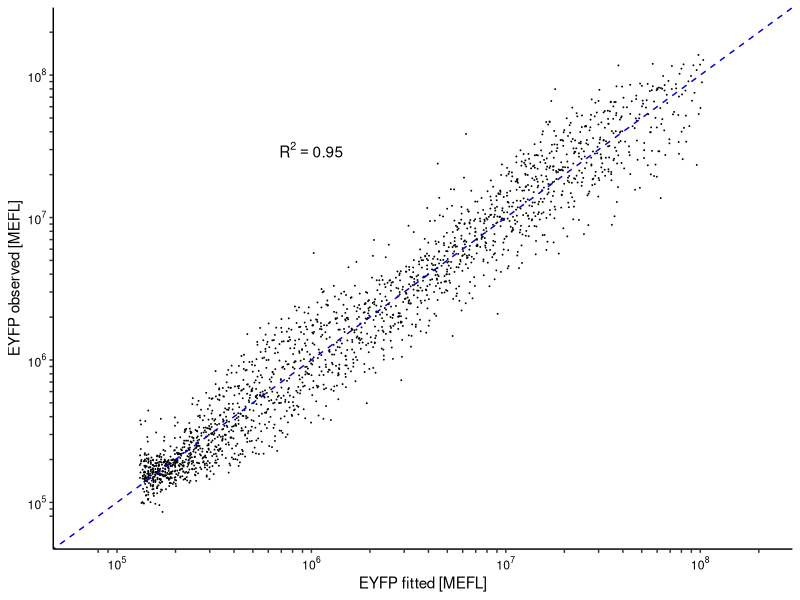
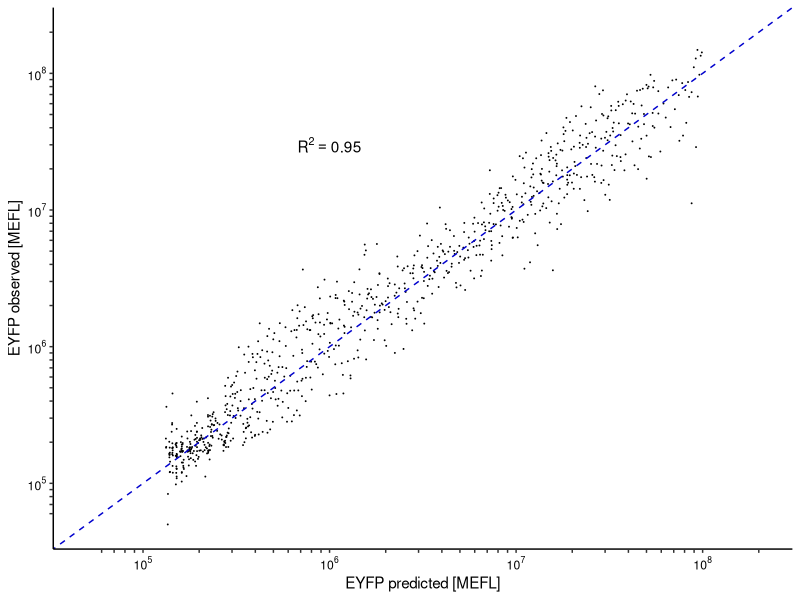
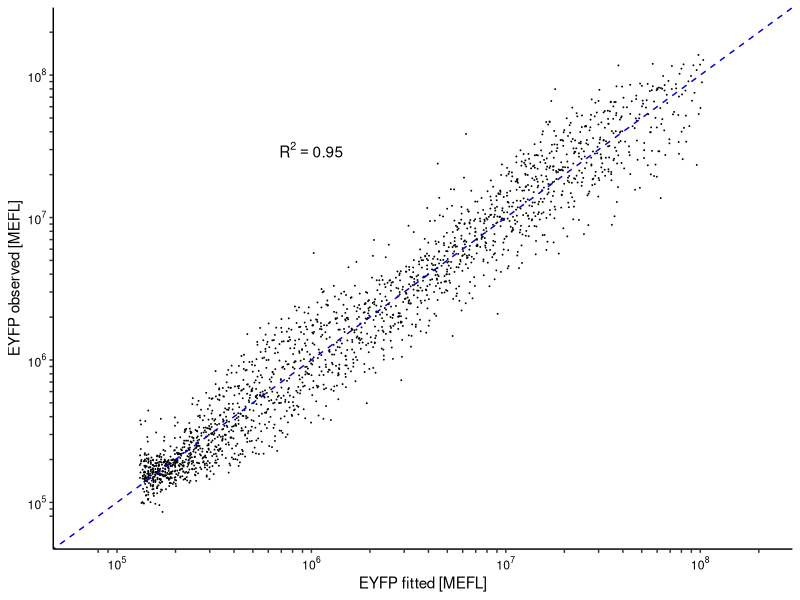
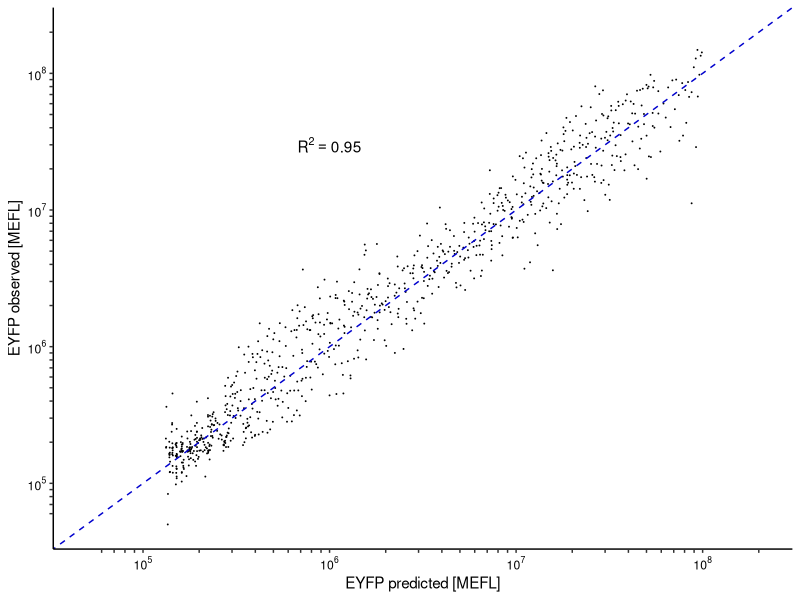

Write R code to recreate these figures, in order.
#############################
# <- Author: Junmin Wang -> #
#############################

## load libraries
library(ggplot2)
library(scales)

## read training data
train_data <- read.csv('train_res_tbl.csv')
test_data <- read.csv('test_res_tbl.csv')

## calculate R squared
train_RSS <- sum((train_data$log10predEYFP - train_data$log10obsEYFP)^2)
train_TSS <- sum((train_data$log10obsEYFP - mean(train_data$log10obsEYFP))^2)
train_Rsquared <- 1 - train_RSS / train_TSS

test_RSS <- sum((test_data$log10predEYFP - test_data$log10obsEYFP)^2)
test_TSS <- sum((test_data$log10obsEYFP - mean(test_data$log10obsEYFP))^2)
test_Rsquared <- 1 - test_RSS / test_TSS

## make plots
ggplot(data=train_data, aes(x=10^log10predEYFP, y=10^log10obsEYFP)) +
  geom_point(size=0.005) +
  labs(x="EYFP fitted [MEFL]", y="EYFP observed [MEFL]") +
  theme_bw() +
  theme(axis.line = element_line(color='black'),
        plot.background = element_blank(),
        panel.grid.major = element_blank(),
        panel.grid.minor = element_blank(),
        panel.border = element_blank(),
        plot.title=element_text(hjust=0.5),
        axis.text.x=element_text(color="black"),
        axis.text.y=element_text(color="black")) +
  geom_abline(intercept = 0, slope = 1, linetype="dashed",
              color="mediumblue") +
  annotate("text", x=10^6, y=3*10^7,
           label=paste("R^{2} ==", round(train_Rsquared, 2)),
           parse=TRUE) +
  scale_x_continuous(trans="log10",
                     limits=c(7e+4, 2e+8),
                     breaks=c(seq(8*10^4, 9*10^4, 10^4),
                              seq(10^5, 9*10^5, 10^5),
                              seq(10^6, 9*10^6, 10^6),
                              seq(10^7, 9*10^7, 10^7),
                              seq(10^8, 2*10^8, 10^8)),
                     labels=function(x) 
                     {ifelse(x %in% c(10^seq(5, 8, 1)),
                             parse(text=gsub("[+]", "", 
                                             gsub("1e", 
                                                  "10^", 
                                                  scientific_format()(x)
                                             ))), ""
                     )}) +
  scale_y_continuous(trans="log10",
                     limits=c(7e+4, 2e+8),
                     breaks=c(seq(8*10^4, 9*10^4, 10^4),
                              seq(10^5, 9*10^5, 10^5),
                              seq(10^6, 9*10^6, 10^6),
                              seq(10^7, 9*10^7, 10^7),
                              seq(10^8, 2*10^8, 10^8)),
                     labels=function(x) 
                     {ifelse(x %in% c(10^seq(5, 8, 1)),
                             parse(text=gsub("[+]", "", 
                                             gsub("1e", 
                                                  "10^", 
                                                  scientific_format()(x)
                                             ))), ""
                     )})
ggsave("yhat_vs_y_train.eps", width=4.5, height=4)

ggplot(data=test_data, aes(x=10^log10predEYFP, y=10^log10obsEYFP)) +
  geom_point(size=0.005) +
  labs(x="EYFP predicted [MEFL]", y="EYFP observed [MEFL]") +
  theme_bw() +
  theme(axis.line = element_line(color='black'),
        plot.background = element_blank(),
        panel.grid.major = element_blank(),
        panel.grid.minor = element_blank(),
        panel.border = element_blank(),
        plot.title=element_text(hjust=0.5),
        axis.text.x=element_text(color="black"),
        axis.text.y=element_text(color="black")) +
  geom_abline(intercept = 0, slope = 1, linetype="dashed",
              color="mediumblue") +
  annotate("text", x=10^6, y=3*10^7,
           label=paste("R^{2} ==", round(test_Rsquared, 2)),
           parse=TRUE) +
  scale_x_continuous(trans="log10",
                     limits=c(5e+4, 2e+8),
                     breaks=c(seq(6*10^4, 9*10^4, 10^4),
                              seq(10^5, 9*10^5, 10^5),
                              seq(10^6, 9*10^6, 10^6),
                              seq(10^7, 9*10^7, 10^7),
                              seq(10^8, 2*10^8, 10^8)),
                     labels=function(x) 
                     {ifelse(x %in% c(10^seq(5, 8, 1)),
                             parse(text=gsub("[+]", "", 
                                             gsub("1e", 
                                                  "10^", 
                                                  scientific_format()(x)
                                             ))), ""
                     )}) +
  scale_y_continuous(trans="log10",
                     limits=c(5e+4, 2e+8),
                     breaks=c(seq(6*10^4, 9*10^4, 10^4),
                              seq(10^5, 9*10^5, 10^5),
                              seq(10^6, 9*10^6, 10^6),
                              seq(10^7, 9*10^7, 10^7),
                              seq(10^8, 2*10^8, 10^8)),
                     labels=function(x) 
                     {ifelse(x %in% c(10^seq(5, 8, 1)),
                             parse(text=gsub("[+]", "", 
                                             gsub("1e", 
                                                  "10^", 
                                                  scientific_format()(x)
                                             ))), ""
                     )})
ggsave("yhat_vs_y_test.eps", width=4.5, height=4)

